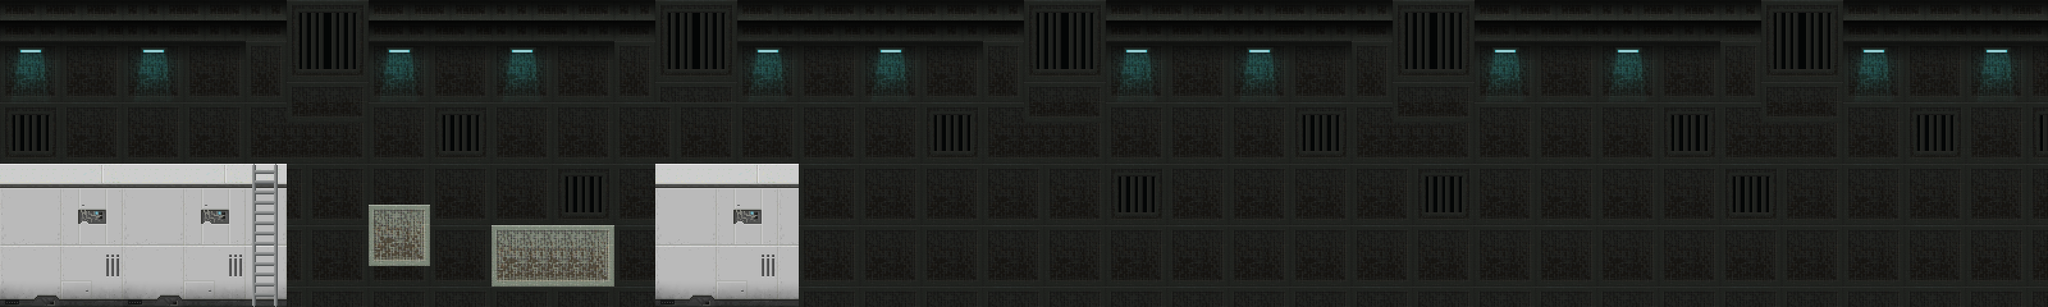

Rendered tile map (Tiled .tmx) drawn with the repository's tilesets; below, a short description and the map source with its tile grids summarised:
An orthogonal 100x15 tile map with 32x32 px tiles, 2 tile layers (background, foreground) and 5 objects (mainPlayer).

<map version="1.0" tiledversion="1.1.5" orientation="orthogonal" renderorder="left-down" width="100" height="15" tilewidth="32" tileheight="32" infinite="0" nextobjectid="6">
 <tileset firstgid="1" source="scifi_platformTiles_32x32.tsx" />
 <layer name="background" width="100" height="15">
  <data>[1500 cells, 1500 non-empty, 144 distinct tile ids]</data>
 </layer>
 <objectgroup name="Entity">
  <object id="1" name="mainPlayer" x="96.3423" y="132.266" width="32" height="64">
   <properties>
    <property name="framewidth" type="int" value="64" />
    <property name="image" type="file" value="../img/sprite/gripe_run_right.png" />
   </properties>
  </object>
 </objectgroup>
 <objectgroup name="Collision">
  <object id="2" x="1.63292" y="256.437" width="442.521" height="220.375" />
  <object id="3" x="576.486" y="320.901" width="95.6077" height="92.7679" />
  <object id="4" x="768.648" y="353.086" width="189.322" height="93.7145" />
  <object id="5" x="1025.18" y="256.532" width="220.56" height="222.454" />
 </objectgroup>
 <layer name="foreground" width="100" height="15">
  <data>[1500 cells, 174 non-empty, 72 distinct tile ids]</data>
 </layer>
</map>
